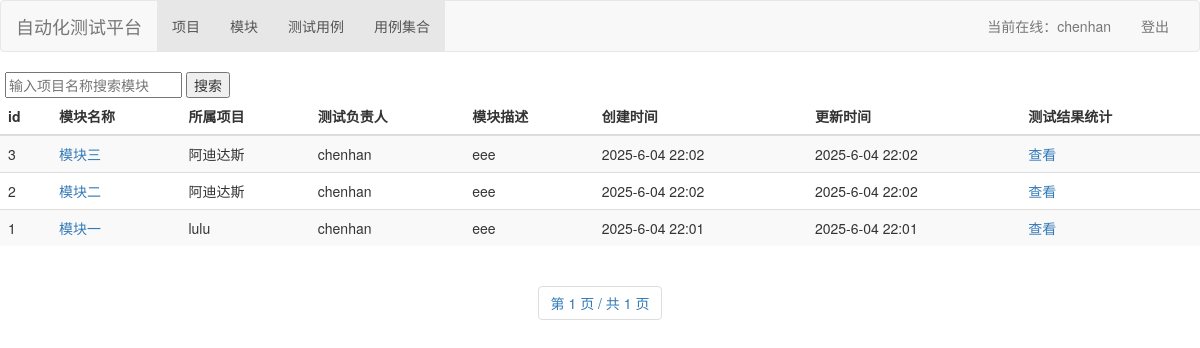
Page /module/ (signed in) on the committed database.
### interfacetestplatform/models.py (models this page shows, shortened)
class Model(models.Model):
    id = models.AutoField(primary_key=True)
    name = models.CharField('模型名称', max_length=50, null=False)
    belong_project = models.ForeignKey(Project, on_delete=models.CASCADE, verbose_name='所属项目')
    test_owner = models.CharField('测试负责人', max_length=20, null=False)
    desc = models.CharField('简要描述', max_length=100, null=True)
    create_time = models.DateTimeField('创建时间', auto_now_add=True)
    update_time = models.DateTimeField('更新时间', auto_now=True, null=True)
    class Meta:
        verbose_name = '模型信息表'
        verbose_name_plural = '模型信息表'

class Project(models.Model):
    id = models.AutoField(primary_key=True)
    name = models.CharField('项目名称', max_length=50, unique=True, null=False)
    proj_owner = models.CharField('项目负责人', max_length=20, null=False)
    test_owner = models.CharField('测试负责人', max_length=20, null=False)
    dev_owner = models.CharField('开发负责人', max_length=20, null=False)
    desc = models.CharField('项目描述', max_length=100, null=True)
    create_time = models.DateTimeField('项目创建时间', auto_now_add=True)
    update_time = models.DateTimeField('项目更新时间', auto_now=True, null=True)
    class Meta:
        verbose_name = '项目信息表'
        verbose_name_plural = '项目信息表'

### interfacetestplatform/views.py (the view, shortened to what this page needs)
# urls.py: path('module/',views.module,name="module"),
@login_required
def module(request):
    if request.method == "GET":
        modules =Model.objects.filter().order_by('-id')
        return render(request,'module.html',{'modules':get_paginator(request, modules)})

### interfacetestplatform/views.py (called while the page is built)
def get_paginator(request,data):
    paginator = Paginator(data, 10)
    page = request.GET.get('page')
    try:
        paginator_pages = paginator.page(page)
    except PageNotAnInteger:
        paginator_pages = paginator.page(1)
    except InvalidPage:
        return redirect('/')
    except:
        return redirect('/')
    return paginator_pages

### interfacetestplatform/templates/module.html (shortened to what this page needs)
{% extends 'base.html' %}
{% load static %}
{% block content %}
<form action="{% url 'module'%}" method="POST">
    <input style="margin-left: 5px;" type="text" name="proj_name" value="{{ proj_name }}" placeholder="输入项目名称搜索模块">
    <input type="submit" value="搜索">
</form>
<div class="table-responsive">
    <table class="table table-striped">
        <thead>
        <tr>
            <th>id</th>
            <th>模块名称</th>
            <th>所属项目</th>
            <th>测试负责人</th>
            <th>模块描述</th>
            <th>创建时间</th>
            <th>更新时间</th>
            <th>测试结果统计</th>
        </tr>
        </thead>
        <tbody>
        {% for module in modules %}
        <tr>
            <td>{{ module.id }}</td>
            <td><a href="{% url 'module_test_cases' module.id %}">{{ module.name }}</a></td>
            <td>{{ module.belong_project.name }}</td>
            <td>{{ module.test_owner }}</td>
            <td>{{ module.desc }}</td>
            <td>{{ module.create_time|date:"Y-n-d H:i" }}</td>
            <td>{{ module.update_time|date:"Y-n-d H:i" }}</td>
            <td><a href="">查看</a></td>
        </tr>
        {% endfor %}
        </tbody>
    </table>
</div>
<div id="pages" class="text-center">
    <nav>
        <ul class="pagination">
            <li class="step-links">
                <span class="current">
                    第 {{ modules.number }} 页 / 共 {{ modules.paginator.num_pages }} 页</span>
            </li>
        </ul>
    </nav>
</div>
{% endblock %}

### interfacetestplatform/templates/base.html (shortened to what this page needs)
<!DOCTYPE html>
<html lang="zh-CN">
{% load static %}
<head>
    <link href="{% static 'bootstrap/css/bootstrap.min.css' %}" rel="stylesheet">
</head>
<body>
<nav class="navbar navbar-default">
    <div class="container-fluid">
        <div class="navbar-header">
            <a class="navbar-brand" href="/">自动化测试平台</a>
        </div>
        <div class="collapse navbar-collapse" id="my-nav">
            <ul class="nav navbar-nav">
                <li class="active"><a href="/project/">项目</a></li>
                <li class="active"><a href="/module/">模块</a></li>
                <li class="active"><a href="/test_case/">测试用例</a></li>
                <li class="active"><a href="/case_suite/">用例集合</a></li>
            </ul>
            <ul class="nav navbar-nav navbar-right">
                {% if request.user.is_authenticated %}
                <li><a href="#">当前在线：{{ request.user.username }}</a></li>
                <li><a href="/logout">登出</a></li>
                {% else %}
                <li><a href="/login">登录</a></li>
                {% endif %}
            </ul>
        </div>
    </div>
</nav>
{% block content %}{% endblock %}
</body>
</html>

### rows in the picture
Model: id "3", name "模块三", belong_project.name "阿迪达斯", test_owner "chenhan", desc "eee", create_time "2025-6-04 22:02", update_time "2025-6-04 22:02"
Model: id "2", name "模块二", belong_project.name "阿迪达斯", test_owner "chenhan", desc "eee", create_time "2025-6-04 22:02", update_time "2025-6-04 22:02"
Model: id "1", name "模块一", belong_project.name "lulu", test_owner "chenhan", desc "eee", create_time "2025-6-04 22:01", update_time "2025-6-04 22:01"

### other values in the picture
{{ request.user.username }} "chenhan"
{{ modules.number }} "1"
{{ modules.paginator.num_pages }} "1"
